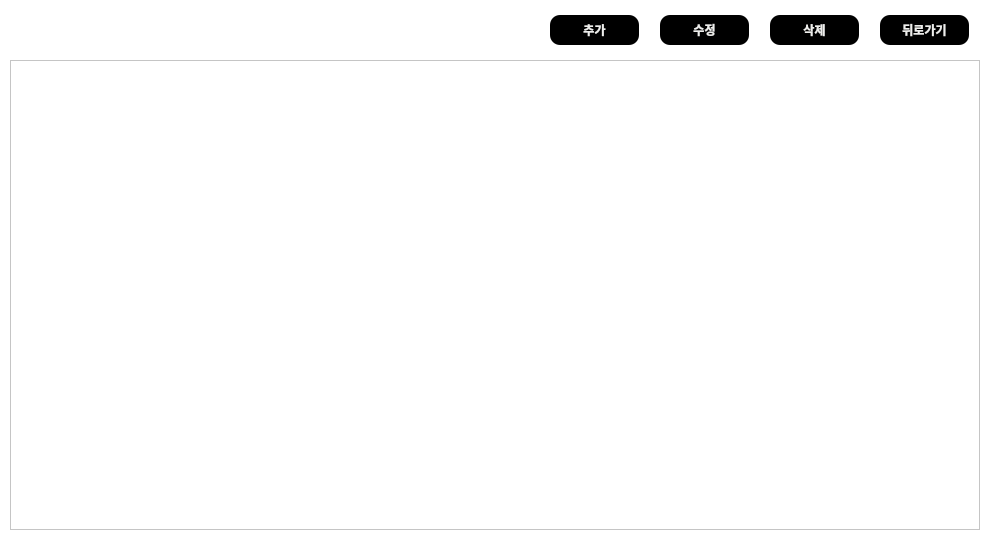
<?xml version="1.0" encoding="UTF-8"?>
<ui version="4.0">
 <class>tour</class>
 <widget class="QDialog" name="tour">
  <property name="geometry">
   <rect>
    <x>0</x>
    <y>0</y>
    <width>1000</width>
    <height>550</height>
   </rect>
  </property>
  <property name="windowTitle">
   <string>Dialog</string>
  </property>
  <property name="styleSheet">
   <string notr="true">background-color: rgb(255, 255, 255);</string>
  </property>
  <widget class="QTableWidget" name="list">
   <property name="geometry">
    <rect>
     <x>10</x>
     <y>60</y>
     <width>970</width>
     <height>470</height>
    </rect>
   </property>
   <attribute name="horizontalHeaderDefaultSectionSize">
    <number>200</number>
   </attribute>
   <attribute name="horizontalHeaderStretchLastSection">
    <bool>true</bool>
   </attribute>
   <attribute name="verticalHeaderVisible">
    <bool>false</bool>
   </attribute>
  </widget>
  <widget class="QPushButton" name="exit_btn">
   <property name="geometry">
    <rect>
     <x>880</x>
     <y>15</y>
     <width>89</width>
     <height>30</height>
    </rect>
   </property>
   <property name="font">
    <font>
     <family>Sans</family>
     <weight>75</weight>
     <bold>true</bold>
    </font>
   </property>
   <property name="styleSheet">
    <string notr="true">QPushButton{
	background-color: rgb(0, 0, 0);
	color: rgb(238, 238, 236);
    border-radius: 10px;
}
QPushButton:hover{
	background-color: rgb(255, 255, 255);
	color: rgb(0, 0, 0);
    border-radius: 10px;
}</string>
   </property>
   <property name="text">
    <string>뒤로가기</string>
   </property>
  </widget>
  <widget class="QPushButton" name="del_btn">
   <property name="geometry">
    <rect>
     <x>770</x>
     <y>15</y>
     <width>89</width>
     <height>30</height>
    </rect>
   </property>
   <property name="font">
    <font>
     <family>Sans</family>
     <weight>75</weight>
     <bold>true</bold>
    </font>
   </property>
   <property name="styleSheet">
    <string notr="true">QPushButton{
	background-color: rgb(0, 0, 0);
	color: rgb(238, 238, 236);
    border-radius: 10px;
}
QPushButton:hover{
	background-color: rgb(255, 255, 255);
	color: rgb(0, 0, 0);
    border-radius: 10px;
}</string>
   </property>
   <property name="text">
    <string>삭제</string>
   </property>
  </widget>
  <widget class="QPushButton" name="edit_btn">
   <property name="geometry">
    <rect>
     <x>660</x>
     <y>15</y>
     <width>89</width>
     <height>30</height>
    </rect>
   </property>
   <property name="font">
    <font>
     <family>Sans</family>
     <weight>75</weight>
     <bold>true</bold>
    </font>
   </property>
   <property name="styleSheet">
    <string notr="true">QPushButton{
	background-color: rgb(0, 0, 0);
	color: rgb(238, 238, 236);
    border-radius: 10px;
}
QPushButton:hover{
	background-color: rgb(255, 255, 255);
	color: rgb(0, 0, 0);
    border-radius: 10px;
}</string>
   </property>
   <property name="text">
    <string>수정</string>
   </property>
  </widget>
  <widget class="QPushButton" name="add_btn">
   <property name="geometry">
    <rect>
     <x>550</x>
     <y>15</y>
     <width>89</width>
     <height>30</height>
    </rect>
   </property>
   <property name="font">
    <font>
     <family>Sans</family>
     <weight>75</weight>
     <bold>true</bold>
    </font>
   </property>
   <property name="styleSheet">
    <string notr="true">QPushButton{
	background-color: rgb(0, 0, 0);
	color: rgb(238, 238, 236);
    border-radius: 10px;
}
QPushButton:hover{
	background-color: rgb(255, 255, 255);
	color: rgb(0, 0, 0);
    border-radius: 10px;
}</string>
   </property>
   <property name="text">
    <string>추가</string>
   </property>
  </widget>
 </widget>
 <resources/>
 <connections/>
</ui>
